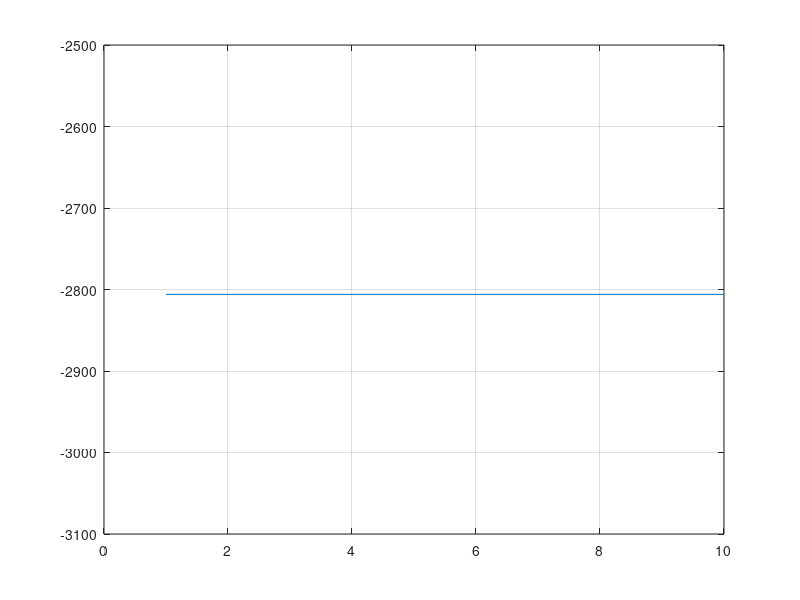

Write MATLAB code to recreate this figure.
clear;
close;
clc;
PopulationSize=30;
Dimensions = 3;
Xmin = -10;
Xmax = 10;
Vmin = -10;
Vmax = 10;
c1= 2;
c2= 2;
w = 0.5;
MaxIterations = 10;
a3=randi([-10 10],1,1);
a2=randi([-10 10],1,1);
a0=randi([-10 10],1,1);
a1=randi([-10 10],1,1);
%if a2*a0 <0
%    a2=abs(a2);
%    a0=abs(a0);
%end
%while a1 < sqrt(4*a2*a0)
%    a1 = randi([-10 10],1,1);
%end
%a1=round(sqrt(4*a2*a0),0)+ abs(randi([-10 10],1,1));
%..........................initialization..................................
Positions_X  = Xmin+(Xmax-Xmin)*rand(PopulationSize,Dimensions);
Velocities_V = Vmin+(Vmax-Vmin)*rand(PopulationSize,Dimensions);
%-------------We just created random particles having random velocities----
PBestPositions = Positions_X;
%----- Initial P_Best_Positions are the same as the  Positions_X-----------
for Particle=1:PopulationSize
    PBestFitnesses(Particle) = (a3*sum(Positions_X(Particle,:).^3))+(a2*sum(Positions_X(Particle,:).^2))+(a1*sum(Positions_X(Particle,:) ))+a0;
    %PBestFitnesses(Particle)
end
[LBestFitness,LBestIndex] = min(PBestFitnesses);
LBestPosition = PBestPositions(LBestIndex,:);
%.....................intialization of population ,pbestfitness,........
%.....................pbestposition, LBestposition.......................
for Iteration = 1:MaxIterations
    tic
    w = 0.9 - 0.8 * Iteration/MaxIterations;
    a3=randi([-10 10],1,1);
    a2=randi([-10 10],1,1);
    a0=randi([-10 10],1,1);
    a1=randi([-10 10],1,1);
    %if a2*a0 <0
    %    a2=abs(a2);
    %    a0=abs(a0);
    %end
    %while a1 < sqrt(4*a2*a0)
    %    a1 = randi([-10 10],1,1);
    %end
    %a1=round(sqrt(4*a2*a0),0)+ abs(randi([-10 10],1,1));
    for Particle = 1: PopulationSize
        Intertia              = w * Velocities_V(Particle,:);
        CognitionAcceleration = c1*rand*(-Positions_X(Particle,:)+ PBestPositions(Particle,:));
        SocialAcceleration    = c2*rand*(-Positions_X(Particle,:)+ LBestPosition);
        Velocities_V(Particle,:) = Intertia + CognitionAcceleration + SocialAcceleration;
        CurrentParticleVelocity = Velocities_V(Particle,:);
        %................Velocity Update..........................
        CurrentParticleVelocity(CurrentParticleVelocity > Vmax)=Vmax;
        CurrentParticleVelocity(CurrentParticleVelocity < Vmin)=Vmin;
        Velocities_V(Particle,:)= CurrentParticleVelocity;
        %...................Velocity Clamping......................
        CurrentPosition = Positions_X(Particle,:);
        NewPosition = CurrentPosition + Velocities_V(Particle,:);
        NewPosition(NewPosition > Xmax) = Xmax;
        NewPosition(NewPosition < Xmin) = Xmin;
        %..................Position Clamping....................
        Positions_X(Particle,:) = NewPosition;
        %...................Position Update........................
        Newfitness = sum(NewPosition.^2);
        if Newfitness < PBestFitnesses(Particle)
            PBestFitnesses(Particle) = Newfitness;
            PBestPositions(Particle,:) = NewPosition;
        end
        %.................Update the PBest.................................
        if Newfitness < LBestFitness
            LBestFitness  = Newfitness;
            LBestPosition = NewPosition;
        end  
        %.................Update the LBest.................................
    end
    fprintf('a3: %d a2: %d a1: %d a0: %d  Iteration: %d   Bset Fitness: %e ',a3, a2,  a1,  a0,Iteration, LBestFitness);
    g=sprintf('%d ', CurrentPosition);
    fprintf(' Roots X1 X2 X3: %s ',g)
    BestFitness(Iteration) = LBestFitness;
    toc
    end
plot(BestFitness);grid on;
LBestPosition